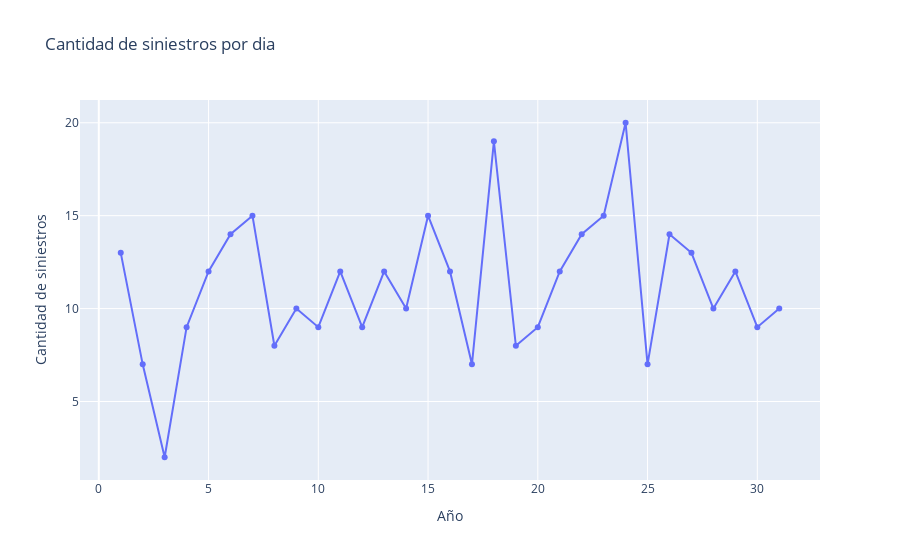

Notebook source saved alongside this figure:
### Code cell
import pandas as pd
import plotly.graph_objs as go

# Suponiendo que tu DataFrame se llama df y las columnas son 'CODIGO_ACCIDENTE' y 'fecha de vencimiento - Año'

# Crear un DataFrame resumen que cuente los siniestros por año
siniestros_por_año = df.groupby('fecha de vencimiento - Día')['CODIGO_ACCIDENTE'].count().reset_index()

# Crear el gráfico de líneas
fig = go.Figure()

# Añadir la línea al gráfico
fig.add_trace(go.Scatter(x=siniestros_por_año['fecha de vencimiento - Día'], 
                         y=siniestros_por_año['CODIGO_ACCIDENTE'], 
                         mode='lines+markers', 
                         name='Siniestros por año'))

# Actualizar el diseño del gráfico
fig.update_layout(title='Cantidad de siniestros por dia',
                   xaxis_title='Año',
                   yaxis_title='Cantidad de siniestros')

# Mostrar el gráfico
fig.show()

### Figure 1 — Plotly figure (JSON) as saved in the notebook; plotly's stock layout.template omitted (floating-point values rounded to 4 significant figures)
{"data": [{"mode": "lines+markers", "name": "Siniestros por año", "type": "scatter", "x": [1, 2, 3, 4, 5, 6, 7, 8, 9, 10, 11, 12, 13, 14, 15, 16, 17, 18, 19, 20, 21, 22, 23, 24, 25, 26, 27, 28, 29, 30, 31], "y": [13, 7, 2, 9, 12, 14, 15, 8, 10, 9, 12, 9, 12, 10, 15, 12, 7, 19, 8, 9, 12, 14, 15, 20, 7, 14, 13, 10, 12, 9, 10]}], "layout": {"title": {"text": "Cantidad de siniestros por dia"}, "xaxis": {"title": {"text": "Año"}}, "yaxis": {"title": {"text": "Cantidad de siniestros"}}}}
